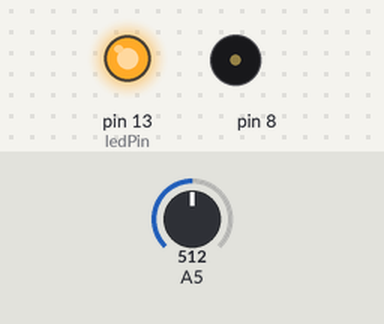
This sketch was run on a simulated Arduino Uno, built with avr-gcc and run on an emulated ATmega328P. On the bench: output pins drawn as LEDs (lit = HIGH), buzzer (waves = sounding). The inputs (shaded band) are chosen by the test bench; at power-on: A5 = 512. Storage starts empty; what the sketch prints to the serial monitor is not drawn.

Above: at 0.1 s.
At 5.1 s:
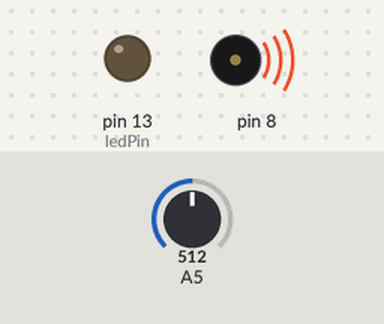
Timing chart, 0 to 6.6 s (numbered marks = the images above):
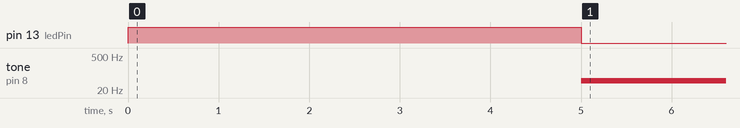

The sketch:

Extra_Credit_Arduino_Code.ino
```cpp
/*
  Arduino Starter Kit example
  Project 6 - Light Theremin

  This sketch is written to accompany Project 6 in the Arduino Starter Kit

  Parts required:
  - photoresistor
  - 10 kilohm resistor
  - piezo

  created 13 Sep 2012
  by Scott Fitzgerald

  https://store.arduino.cc/genuino-starter-kit

  This example code is part of the public domain.
*/

#include <Arduino.h>
#include <SD.h>  // Include the SD library

// variable to hold sensor value
int sensorValue;
// variable to calibrate low value
int sensorLow = 1023;
// variable to calibrate high value
int sensorHigh = 0;
// LED pin
const int ledPin = 13;

// File for writing analog values
File dataFile;

void setup() {
  // Initialize serial communication
  Serial.begin(9600);


  // Make the LED pin an output and turn it on
  pinMode(ledPin, OUTPUT);
  digitalWrite(ledPin, HIGH);

  // Open the file for writing
  dataFile = SD.open("analog_values.txt", FILE_WRITE);

  // calibrate for the first five seconds after program runs
  while (millis() < 5000) {
    // record the maximum sensor value
    sensorValue = analogRead(A5);
    if (sensorValue > sensorHigh) {
      sensorHigh = sensorValue;
    }
    // record the minimum sensor value
    if (sensorValue < sensorLow) {
      sensorLow = sensorValue;
    }
  }
  // turn the LED off, signaling the end of the calibration period
  digitalWrite(ledPin, LOW);
}

void loop() {
  // read the input from A0 and store it in a variable
  sensorValue = analogRead(A5);

  // map the sensor values to a wide range of pitches
  int pitch = map(sensorValue, sensorLow, sensorHigh, 50, 4000);

  // print the analog input value on a new line
  Serial.println(sensorValue);
  //Serial.print('3');

  // write the analog input value to the file
  dataFile.println(sensorValue);

  // play the tone for 20 ms on pin 8
  tone(8, pitch, 20);

  // wait for a moment
  delay(10);
}
```

Measured:
- by itself, tone on pin 8: silent → 49 Hz at 5.0 s
